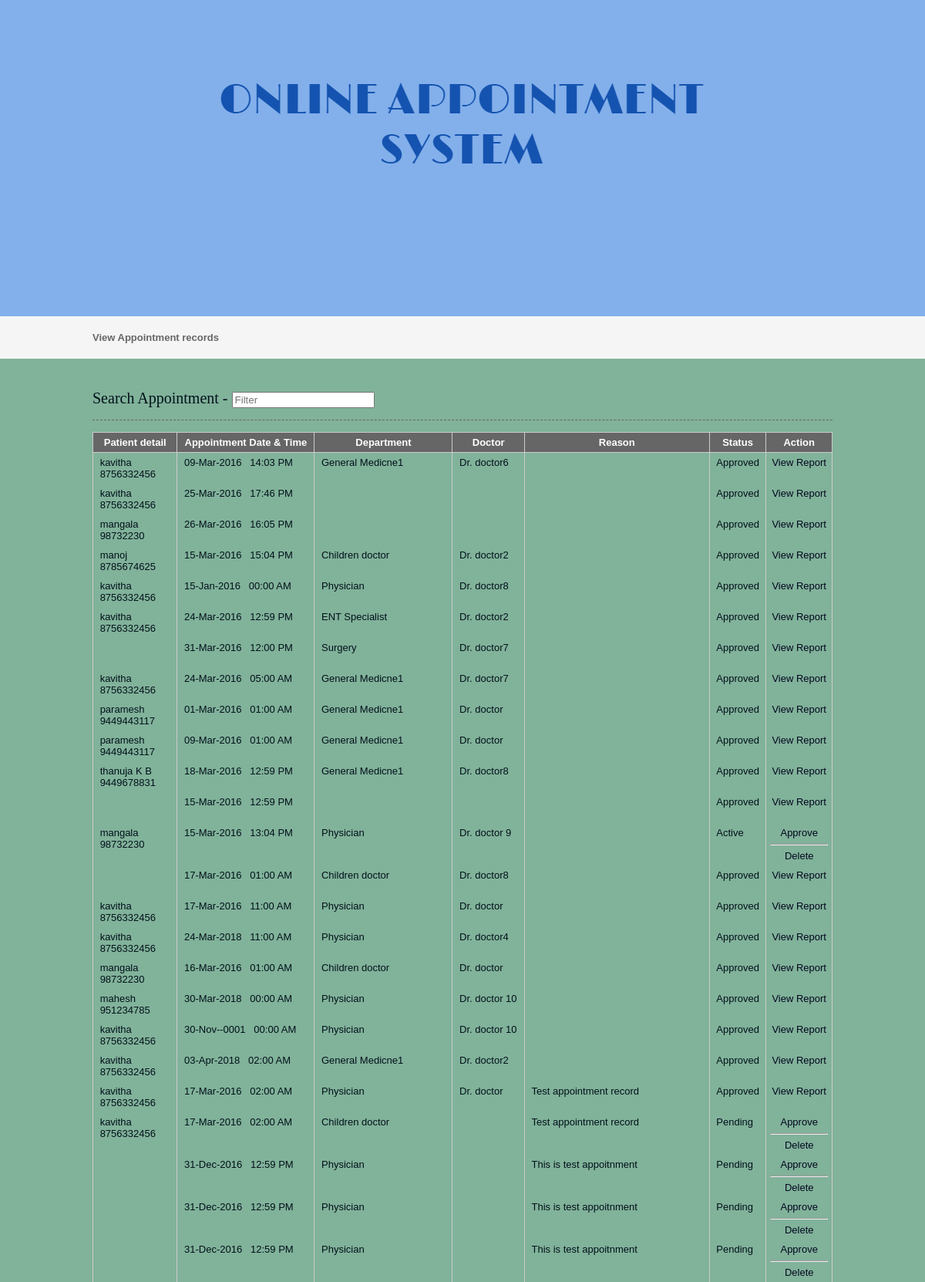
Page /viewappointment.php (upper part) on the committed database.
### tables this page shows
CREATE TABLE `appointment` (
  `appointmentid` int(10) NOT NULL,
  `appointmenttype` varchar(25) NOT NULL,
  `patientid` int(10) NOT NULL,
  `roomid` int(10) NOT NULL,
  `departmentid` int(10) NOT NULL,
  `appointmentdate` date NOT NULL,
  `appointmenttime` time NOT NULL,
  `doctorid` int(10) NOT NULL,
  `status` varchar(10) NOT NULL,
  `app_reason` text NOT NULL
);

CREATE TABLE `patient` (
  `patientid` int(10) NOT NULL,
  `patientname` varchar(50) NOT NULL,
  `admissiondate` date NOT NULL,
  `admissiontime` time NOT NULL,
  `address` varchar(250) NOT NULL,
  `mobileno` varchar(15) NOT NULL,
  `city` varchar(25) NOT NULL,
  `pincode` varchar(20) NOT NULL,
  `loginid` varchar(50) NOT NULL,
  `password` varchar(25) NOT NULL,
  `bloodgroup` varchar(20) NOT NULL,
  `gender` varchar(10) NOT NULL,
  `dob` date NOT NULL,
  `status` varchar(10) NOT NULL
);

CREATE TABLE `department` (
  `departmentid` int(10) NOT NULL,
  `departmentname` varchar(100) NOT NULL,
  `description` text NOT NULL,
  `status` varchar(10) NOT NULL
);

CREATE TABLE `doctor` (
  `doctorid` int(10) NOT NULL,
  `doctorname` varchar(50) NOT NULL,
  `mobileno` varchar(15) NOT NULL,
  `departmentid` int(10) NOT NULL,
  `loginid` varchar(25) NOT NULL,
  `password` varchar(25) NOT NULL,
  `status` varchar(10) NOT NULL,
  `education` varchar(25) NOT NULL,
  `experience` float(11,1) NOT NULL,
  `consultancy_charge` float(10,2) NOT NULL
);

### viewappointment.php (the view, shortened to what this page needs)
<?php
include("headers.php");
include("dbconnection.php");
?>
<div class="wrapper col2">
  <div id="breadcrumb">
    <ul>
      <li class="first">View Appointment records</li></ul>
  </div>
</div>
<div class="wrapper col4">
  <div id="container">
   <section class="container">
<h2>Search Appointment - <input type="search" class="light-table-filter" data-table="order-table" placeholder="Filter" /></h2>
    <table class="order-table">
      <thead>
        <tr>
          <th>Patient detail</th>
          <th>Appointment Date &  Time</th>
          <th>Department</th>
          <th>Doctor</th>
          <th>Reason</th>
          <th>Status</th>
          <th><div align="center">Action</div></th>
        </tr>
        </thead>
        <tbody>
          <?php
		$sql ="SELECT * FROM appointment WHERE (status !='')";
		$qsql = mysqli_query($con,$sql);
		while($rs = mysqli_fetch_array($qsql))
		{
			$sqlpat = "SELECT * FROM patient WHERE patientid='$rs[patientid]'";
			$qsqlpat = mysqli_query($con,$sqlpat);
			$rspat = mysqli_fetch_array($qsqlpat);
			$sqldept = "SELECT * FROM department WHERE departmentid='$rs[departmentid]'";
			$qsqldept = mysqli_query($con,$sqldept);
			$rsdept = mysqli_fetch_array($qsqldept);
			$sqldoc= "SELECT * FROM doctor WHERE doctorid='$rs[doctorid]'";
			$qsqldoc = mysqli_query($con,$sqldoc);
			$rsdoc = mysqli_fetch_array($qsqldoc);
        echo "<tr>
          <td>&nbsp;$rspat[patientname]<br>&nbsp;$rspat[mobileno]</td>
			 <td>&nbsp;" . date("d-M-Y",strtotime($rs[appointmentdate])) . " &nbsp; " . date("H:i A",strtotime($rs[appointmenttime])) . "</td>
		    <td>&nbsp;$rsdept[departmentname]</td>
			   <td>&nbsp;$rsdoc[doctorname]</td>
			    <td>&nbsp;$rs[app_reason]</td>
			    <td>&nbsp;$rs[status]</td>
          <td><div align='center'>";
		  if($rs[status] != "Approved")
		  {
				  if(!(isset($_SESSION[patientid])))
				  {
						  echo "<a href='appointmentapproval.php?editid=$rs[appointmentid]'>Approve</a><hr>";
				  }
				 echo "  <a href='viewappointment.php?delid=$rs[appointmentid]'>Delete</a>";
		  }
		  else
		  {
				echo "<a href='patientreport.php?patientid=$rs[patientid]&appointmentid=$rs[appointmentid]'>View Report</a>";
		  }
		 echo "</center></td></tr>";
		}
		?>
      </tbody>
    </table>
    </section>
  </div>
</div>
<?php
include("footers.php");
?>

### layout/styles/layout.css (style rules this page uses)
html { overflow-y:scroll; }
body { margin:0; padding:0; font-size:13px; font-family:verdana, Arial, Helvetica, sans-serif; color:#FFFFFF; background-color:#c9ba8f; }
a { outline:none; text-decoration:none; }
div.wrapper { display:block; width:100%; margin:0; text-align:left; }
.col2 { color:#666666; background-color:#F5F5F5; }
.col3, .col4 { color:#02111a; background-color:#81b29a; }
#head, #gallery, #breadcrumb, #container, #footer { display:block; position:relative; width:960px; margin:0 auto; }
#breadcrumb { padding:20px 0; }
#breadcrumb ul { margin:0; padding:0; list-style:none; }
#breadcrumb ul li { display:inline; }
#breadcrumb ul li.first { font-weight:bold; }
#container { padding:40px 0; }
#container h1, #container h2, #container h3, #container h4, #container h5, #container h6 { margin:0 0 15px 0; padding:0 0 15px 0; line-height:normal; font-weight:normal; font-size:20px; font-family:Georgia, "Times New Roman", Times, serif; border-bottom:1px dashed #666666; }
#container a { color:#03071E; }

### layout/styles/tables.css (style rules this page uses)
table { width:100%; border-collapse:collapse; table-layout:auto; vertical-align:top; margin-bottom:15px; border:1px solid #CCCCCC; }
table thead th { color:#FFFFFF; background-color:#666666; border:1px solid #CCCCCC; border-collapse:collapse; text-align:center; table-layout:auto; vertical-align:middle; }
table tbody td { vertical-align:top; border-collapse:collapse; border-left:1px solid #CCCCCC; border-right:1px solid #CCCCCC; }
table thead th, table tbody td { padding:5px; border-collapse:collapse; }

### rows in the picture
appointment: patientid.patientname "kavitha", patientid.mobileno "8756332456", appointmentdate "09-Mar-2016", appointmenttime "14:03 PM", departmentid.departmentname "General Medicne1", doctorid.doctorname "Dr. doctor6", status "Approved"
appointment: patientid.patientname "kavitha", patientid.mobileno "8756332456", appointmentdate "25-Mar-2016", appointmenttime "17:46 PM", status "Approved"
appointment: patientid.patientname "mangala", patientid.mobileno "98732230", appointmentdate "26-Mar-2016", appointmenttime "16:05 PM", status "Approved"
appointment: patientid.patientname "manoj", patientid.mobileno "8785674625", appointmentdate "15-Mar-2016", appointmenttime "15:04 PM", departmentid.departmentname "Children doctor", doctorid.doctorname "Dr. doctor2", status "Approved"
appointment: patientid.patientname "kavitha", patientid.mobileno "8756332456", appointmentdate "15-Jan-2016", appointmenttime "00:00 AM", departmentid.departmentname "Physician", doctorid.doctorname "Dr. doctor8", status "Approved"
appointment: patientid.patientname "kavitha", patientid.mobileno "8756332456", appointmentdate "24-Mar-2016", appointmenttime "12:59 PM", departmentid.departmentname "ENT Specialist", doctorid.doctorname "Dr. doctor2", status "Approved"
appointment: appointmentdate "31-Mar-2016", appointmenttime "12:00 PM", departmentid.departmentname "Surgery", doctorid.doctorname "Dr. doctor7", status "Approved"
appointment: patientid.patientname "kavitha", patientid.mobileno "8756332456", appointmentdate "24-Mar-2016", appointmenttime "05:00 AM", departmentid.departmentname "General Medicne1", doctorid.doctorname "Dr. doctor7", status "Approved"
appointment: patientid.patientname "paramesh", patientid.mobileno "9449443117", appointmentdate "01-Mar-2016", appointmenttime "01:00 AM", departmentid.departmentname "General Medicne1", doctorid.doctorname "Dr. doctor", status "Approved"
appointment: patientid.patientname "paramesh", patientid.mobileno "9449443117", appointmentdate "09-Mar-2016", appointmenttime "01:00 AM", departmentid.departmentname "General Medicne1", doctorid.doctorname "Dr. doctor", status "Approved"
appointment: patientid.patientname "thanuja K B", patientid.mobileno "9449678831", appointmentdate "18-Mar-2016", appointmenttime "12:59 PM", departmentid.departmentname "General Medicne1", doctorid.doctorname "Dr. doctor8", status "Approved"
appointment: appointmentdate "15-Mar-2016", appointmenttime "12:59 PM", status "Approved"
appointment: patientid.patientname "mangala", patientid.mobileno "98732230", appointmentdate "15-Mar-2016", appointmenttime "13:04 PM", departmentid.departmentname "Physician", doctorid.doctorname "Dr. doctor 9", status "Active"
appointment: appointmentdate "17-Mar-2016", appointmenttime "01:00 AM", departmentid.departmentname "Children doctor", doctorid.doctorname "Dr. doctor8", status "Approved"
appointment: patientid.patientname "kavitha", patientid.mobileno "8756332456", appointmentdate "17-Mar-2016", appointmenttime "11:00 AM", departmentid.departmentname "Physician", doctorid.doctorname "Dr. doctor", status "Approved"
appointment: patientid.patientname "kavitha", patientid.mobileno "8756332456", appointmentdate "24-Mar-2018", appointmenttime "11:00 AM", departmentid.departmentname "Physician", doctorid.doctorname "Dr. doctor4", status "Approved"
appointment: patientid.patientname "mangala", patientid.mobileno "98732230", appointmentdate "16-Mar-2016", appointmenttime "01:00 AM", departmentid.departmentname "Children doctor", doctorid.doctorname "Dr. doctor", status "Approved"
appointment: patientid.patientname "mahesh", patientid.mobileno "951234785", appointmentdate "30-Mar-2018", appointmenttime "00:00 AM", departmentid.departmentname "Physician", doctorid.doctorname "Dr. doctor 10", status "Approved"
appointment: patientid.patientname "kavitha", patientid.mobileno "8756332456", appointmentdate "30-Nov--0001", appointmenttime "00:00 AM", departmentid.departmentname "Physician", doctorid.doctorname "Dr. doctor 10", status "Approved"
appointment: patientid.patientname "kavitha", patientid.mobileno "8756332456", appointmentdate "03-Apr-2018", appointmenttime "02:00 AM", departmentid.departmentname "General Medicne1", doctorid.doctorname "Dr. doctor2", status "Approved"
appointment: patientid.patientname "kavitha", patientid.mobileno "8756332456", appointmentdate "17-Mar-2016", appointmenttime "02:00 AM", departmentid.departmentname "Physician", doctorid.doctorname "Dr. doctor", app_reason "Test appointment record", status "Approved"
appointment: patientid.patientname "kavitha", patientid.mobileno "8756332456", appointmentdate "17-Mar-2016", appointmenttime "02:00 AM", departmentid.departmentname "Children doctor", app_reason "Test appointment record", status "Pending"
appointment: appointmentdate "31-Dec-2016", appointmenttime "12:59 PM", departmentid.departmentname "Physician", app_reason "This is test appoitnment", status "Pending"
appointment: appointmentdate "31-Dec-2016", appointmenttime "12:59 PM", departmentid.departmentname "Physician", app_reason "This is test appoitnment", status "Pending"
appointment: appointmentdate "31-Dec-2016", appointmenttime "12:59 PM", departmentid.departmentname "Physician", app_reason "This is test appoitnment", status "Pending"
